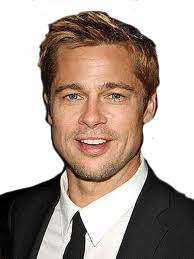
%> input picture eigenFacesmatlab (1)/libi/libi3.jpg, 194 x 259 px, given in place of mic1.JPG, which was not available
$ octave 'eigenFacesmatlab - Copia.m'   (GNU Octave 9; MATLAB toolbox functions it lacks are replaced by stand-ins)
%> lines starting %> are read from the running program, lines starting %| are printed output that depends on the picture; pictures that were not available may be replaced by others from this repository, and a replacement may not be noted
%%
clear all, close all; clc;
N=100  ; % image size
M=6  ;% number faces

scrsz = get(0,'Screensize');
ancho = scrsz(3);
alto = scrsz(4);
ancho = round(ancho/3);
alto = round(alto/2)-40;


%% mic1

    mic1 = imread(['mic\mic1.JPG'],'jpg');
%> mic1 is the input picture: size 259x194x3 uint8; mean R, G, B 177.3, 162.2, 152.9
    mic1=rgb2gray(mic1);
%> mic1: size 259x194 uint8
    mic1=imresize(mic1,[N N] );
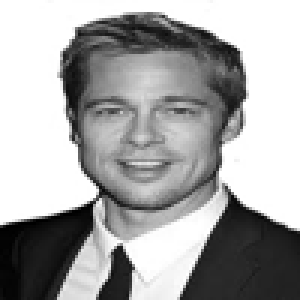
%> mic1: size 100x100 uint8 (shown 3 times larger); min 0, max 255, mean 165.6


%
    figure('Position',[10 alto ancho alto])
    subplot(2,3,1),imshow(MC(:,:,1),'Initialmagnification','fit');;title('mic1')
%> (this line was passed over: MC is not available in this run)


% shelly1
shelly1 = imread('shelly1.JPG','jpg');
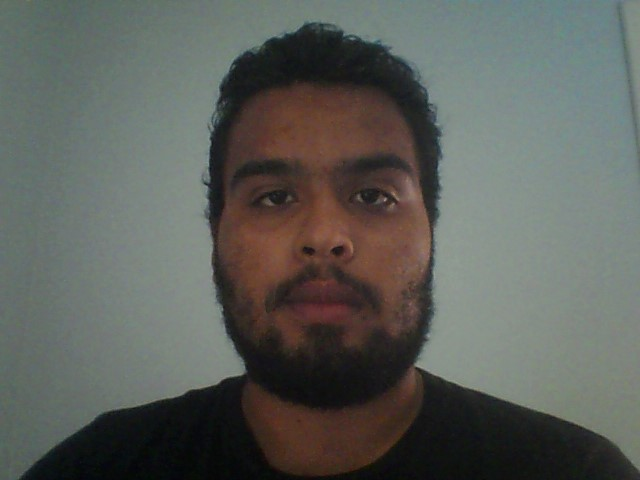
%> input picture eigenFacesmatlab (1)/shelly1.JPG, 640 x 480 px
%> shelly1 is the input picture: size 480x640x3 uint8; mean R, G, B 92.7, 95.4, 90.4
shelly1=rgb2gray(shelly1);
%> shelly1: size 480x640 uint8
shelly1=imresize(shelly1,[N N] );
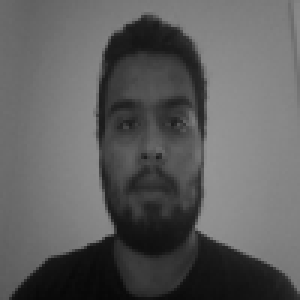
%> shelly1: size 100x100 uint8 (shown 3 times larger); min 7, max 150, mean 94
subplot(2,3,2),imshow(shelly1,'Initialmagnification','fit');;title('shelly1')


% linoy1
linoy1 = imread('linoy1.JPG','jpg');
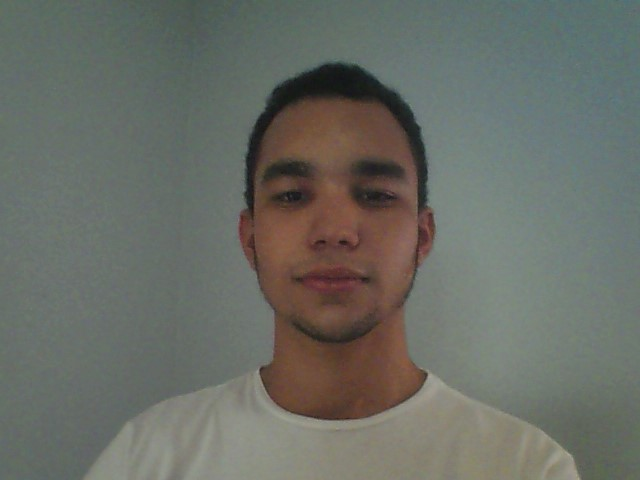
%> input picture eigenFacesmatlab (1)/linoy1.JPG, 640 x 480 px
%> linoy1 is the input picture: size 480x640x3 uint8; mean R, G, B 105.6, 108.9, 101.7
linoy1=rgb2gray(linoy1);
%> linoy1: size 480x640 uint8
linoy1=imresize(linoy1,[N N] );
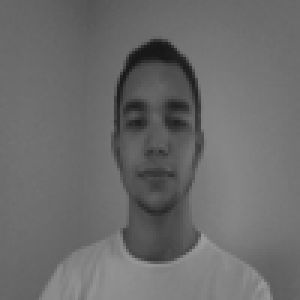
%> linoy1: size 100x100 uint8 (shown 3 times larger); min 22, max 156, mean 107.1
subplot(2,3,3),imshow(linoy1,'Initialmagnification','fit');;title('linoy1')


% libi1
libi1 = imread('libi4.JPG','jpg');
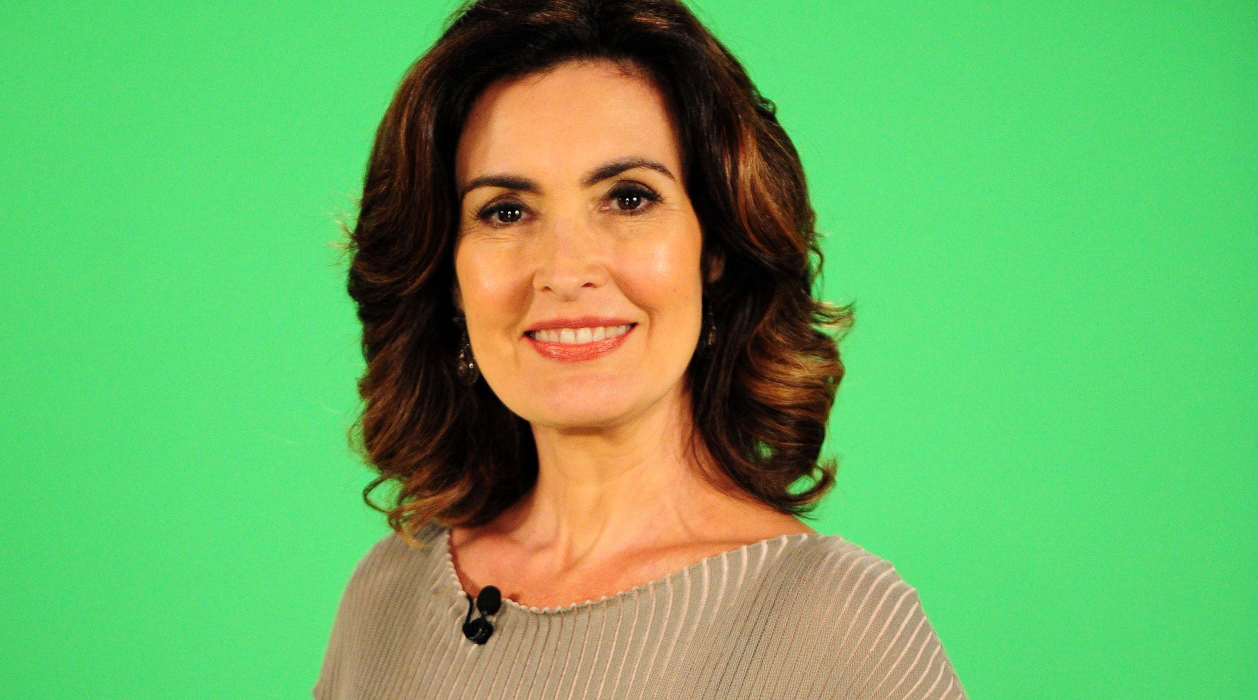
%> input picture eigenFacesmatlab (1)/libi4.jpg, 2516 x 1400 px (shown at 1/2 size)
%> libi1 is the input picture: size 1400x2516x3 uint8; mean R, G, B 106.1, 177.8, 98.5
libi1=rgb2gray(libi1);
%> libi1: size 1400x2516 uint8
libi1=imresize(libi1,[N N] );
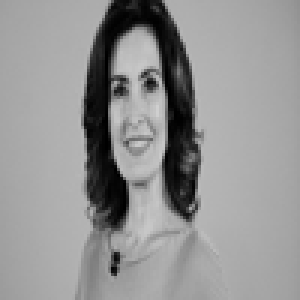
%> libi1: size 100x100 uint8 (shown 3 times larger); min 0, max 207, mean 147.3
subplot(2,3,4),imshow(libi1,'Initialmagnification','fit');;title('libi1')

% extra face
%> (the run ends here)
